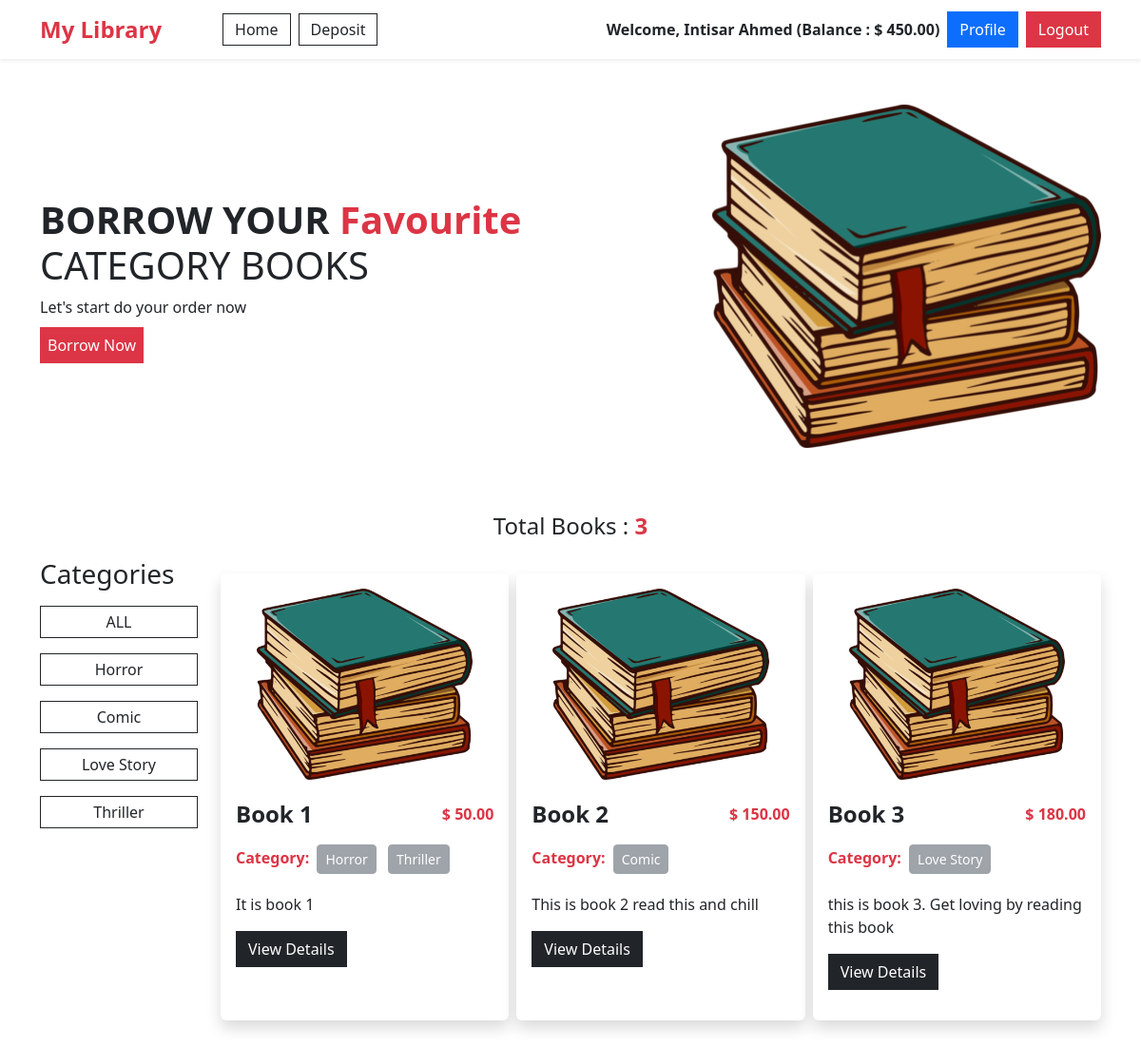
Screenshot of / (signed in) with the database file from the repository.
### account/models.py (models this page shows, shortened)
class UserProfile(models.Model):
    user = models.OneToOneField(User, related_name='account', on_delete=models.CASCADE)
    balance = models.DecimalField(max_digits=12, decimal_places=2, default=0)

### category/models.py (models this page shows, shortened)
class Category(models.Model):
    name = models.CharField(max_length=100)
    slug = models.SlugField(max_length=100,unique=True, null=True, blank=True)

### book/models.py (models this page shows, shortened)
class Book(models.Model):
    title = models.CharField(max_length=150)
    description = models.TextField()
    category = models.ManyToManyField(Category)
    borrowing_price = models.DecimalField(max_digits=12, decimal_places=2)
    image = models.ImageField(upload_to='book/media/uploads/', blank = True, null = True)

### Library_Management_System/views.py (the view)
# urls.py: 2. Add a URL to urlpatterns:  path('', views.home, name='home')
def home(request,category_slug = None):
    data = Book.objects.all()
    if category_slug is not None:
        category = Category.objects.get(slug = category_slug)
        data = Book.objects.filter(category = category)
    categories = Category.objects.all()
    return render(request, 'home.html', {'book' : data, 'category' : categories})

### templates/home.html
{% extends 'base.html' %}
{% load static %}
{% block content %}
<div class="row  py-5">
    <div
        class="col-md-6 col-12 order-2 order-md-1 d-flex justify-content-center justify-content-lg-start align-items-center">
        <div class="me-0 ">
            <h2 class="fw-bolder fs-1">BORROW YOUR <span class="text-danger ">Favourite</span> <br> <span
                    class="fw-medium">CATEGORY BOOKS</span></h2>
            <p>Let's start do your order now</p>
            <a class="text-decoration-none text-white bg-danger px-2 py-2 " href="#">Borrow
                Now</a>
        </div>
    </div>
    <div
        class="col-md-6 col-12 order-1 order-md-2 d-flex justify-content-center justify-content-lg-end  align-items-center ">
        <img src="{% static 'images/book.png' %}" alt="" class="w-75">
    </div>
</div>
<section>
    <p class="text-center mt-3 fs-4 fw-medium">Total Books : <span class="text-danger fw-bold">
            {{book | length}}</span>
    </p>
    <div class=" row">
        <div class="col-2">
            <h3 class="">Categories</h3>
            <div class="mt-3 d-flex flex-column  gap-3">
                <a href="{% url 'home'  %}" class="btn btn-outline-dark rounded-0 fw-medium px-2 py-1">ALL</a>
                {% for c in category %}
                <a href="{% url 'cat_book' c.slug %}"
                    class="btn btn-outline-dark rounded-0 fw-medium px-2 py-1">{{c.name}}</a>
                {% endfor %}
            </div>
        </div>
        <div class="col-10">
            <div class="row row-cols-1 row-cols-md-1 row-cols-lg-2 row-cols-xl-3 g-2  mt-2 mb-5">
                {% for b in book %}
                <div class="">
                    <div class="card h-100 border-0 shadow py-3 ">
                        <img src="{{b.image.url}}" class="card-img-top w-75 mx-auto" alt="...">
                        <div class="card-body">
                            <div class="d-flex justify-content-between align-items-center">
                                <p class="card-title fw-bold fs-4">{{b.title}}</p>
                                <p class="fw-bold mt-2 text-danger">$ {{b.borrowing_price}}</p>
                            </div>
                            <p class="card-text"><span class="text-danger fw-bold ">Category:</span>
                                {% for cat in b.category.all %}
                                <button class="btn btn-secondary btn-sm m-1" disabled>{{cat.name}} </button>
                                {% endfor %}
                            </p>
                            <p class="card-text">{{b.description | truncatewords:10}}</p>
                            <a href="{% url 'book_details' b.id %}" class="btn btn-dark rounded-0">View
                                Details</a>
                        </div>
                    </div>
                </div>
                {% endfor %}
            </div>
        </div>
    </div>
</section>
{% endblock %}

### templates/base.html (shortened to what this page needs)
{% load static %}
<!DOCTYPE html>
<html lang="en">
<head>
    <link href="https://cdn.jsdelivr.net/npm/bootstrap@5.3.2/dist/css/bootstrap.min.css" rel="stylesheet"
>
</head>
<body>
    <nav class="navbar navbar-expand-lg shadow-sm ">
        <div class=" container">
            <a class="navbar-brand text-danger fw-bold fs-4" href="{% url 'home' %}">My Library</a>
            <div class="collapse navbar-collapse gap-2 " id="navbarNavAltMarkup">
                <div class="navbar-nav  ps-lg-5 item-nav gap-2">
                    <a class="btn btn-outline-dark rounded-0 py-1" aria-current="page" href="{% url 'home' %}">Home</a>
                    {% if user.is_authenticated %}
                    <a class="btn btn-outline-dark rounded-0 py-1" aria-current="page"
                        href="{% url 'deposit_money' %}">Deposit</a>
                    {% endif %}
                </div>
                <div class="navbar-nav  item-nav gap-2 ms-lg-auto 2 align-items-center ">
                    {% if user.is_authenticated %}
                    <div class="fw-bold ">Welcome, {{ request.user.first_name }} (Balance : $
                        {{request.user.account.balance}}) </div>
                    <a href="{% url 'profile' %}" class="btn btn-primary rounded-0">Profile</a>
                    <form method="post" action="{% url 'logout' %}">
                        <button type="submit" class="btn btn-danger rounded-0"> Logout</button>
                    </form>
                    {% else%}
                    <a href="{% url 'register' %}" class="btn btn-outline-danger rounded-0">Sign Up</a>
                    <a href="{% url 'login' %}" class="btn btn-danger rounded-0">Login</a>
                    {% endif %}
                </div>
            </div>
        </div>
    </nav>
    <section class="container ">
        {% block content %}
        {% endblock %}
    </section>
</body>
</html>

### rows the page displays
Category: name "Horror"
Category: name "Comic"
Category: name "Love Story"
Category: name "Thriller"
Book: image (picture), title "Book 1", borrowing_price "50.00", description "It is book 1"
Book: image (picture), title "Book 2", borrowing_price "150.00", description "This is book 2 read this and chill"
Book: image (picture), title "Book 3", borrowing_price "180.00", description "this is book 3. Get loving by reading this book"

### other values shown
{{ request.user.first_name }} "Intisar Ahmed"
{{ request.user.account.balance }} "450.00"
{{ book | length }} "3"
